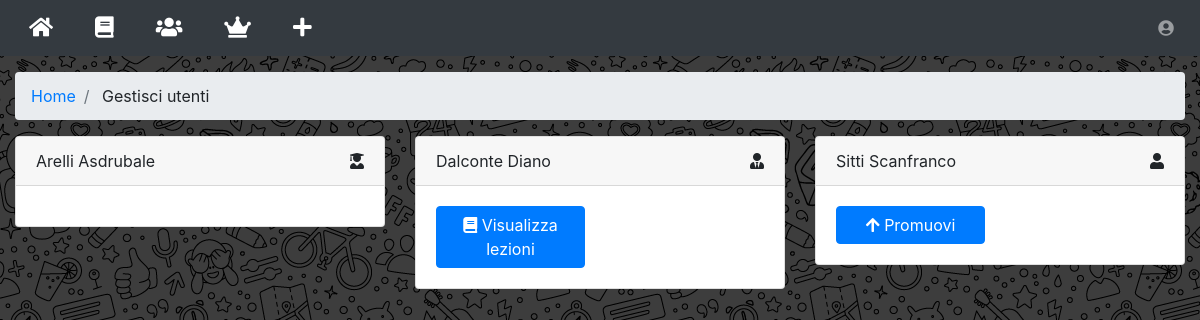
The app's page /utenti/index.php (signed in) with its own data.
### tables this page shows
CREATE TABLE `utenti` (
  `id` int(15) NOT NULL AUTO_INCREMENT,
  `email` varchar(100) NOT NULL,
  `password` varchar(40) NOT NULL,
  `nome` varchar(20) NOT NULL,
  `cognome` varchar(20) NOT NULL,
  `tipo` ENUM('studente', 'professore', 'admin') DEFAULT 'studente',
  `aiuti` BOOLEAN DEFAULT 1,
  `notifiche` BOOLEAN DEFAULT 1,
  PRIMARY KEY (`id`),
  UNIQUE KEY (`email`)
);

### src/connection.php (called while the page is built, shortened)
<?php
  function query($sql){
    $conn = new mysqli("localhost", "root", "", "appRendiamo");
    $tabella = array();
    $result = $conn->query($sql);
    if (isset($result->num_rows)){
      if ($result->num_rows == 0) {
        return $tabella;
      } else while($row = $result->fetch_assoc()){
        array_push($tabella, $row);
      }
      return $tabella;
    } else {
      $conn->close();
    }
  }
?>

### src/utenti/wrapper.php (the view)
<?php $utenti = query("SELECT * FROM utenti") ?>
<div class="container-fluid">
  <ol class="breadcrumb">
    <li class="breadcrumb-item">
      <a href="../home/">Home</a>
    </li>
    <li class="breadcrumb-item">
      Gestisci utenti
    </li>
  </ol>
  <div class="row">
    <?php foreach ($utenti as $utente): ?>
      <div class="col-xl-4 col-sm-12 col-md-6">
        <div class="card mb-3">
          <div class="card-header">
            <?php echo $utente['cognome'] ?>
            <?php echo $utente['nome'] ?>
            <a class="float-right">
              <?php if ($utente['tipo'] == 'admin'): ?>
                <i class="fas fa-user-graduate"></i>
              <?php elseif ($utente['tipo'] == 'professore'): ?>
                <i class="fas fa-user-tie"></i>
              <?php else: ?>
                <i class="fas fa-user"></i>
              <?php endif; ?>
            </a>
          </div>
          <div class="card-body row">
            <div class="col-6">
              <?php if ($utente['tipo'] == 'admin'): ?>
              <?php elseif ($utente['tipo'] == 'professore'): ?>
                <button class="btn btn-block btn-primary">
                  <i class="fas fa-book"></i> Visualizza lezioni
                </button>
              <?php else: ?>
                <button class="btn btn-block btn-primary">
                  <i class="fas fa-arrow-up"></i> Promuovi
                </button>
              <?php endif; ?>
            </div>
          </div>
        </div>
      </div>
    <?php endforeach; ?>
  </div>
</div>

### records on screen
utenti: cognome "Arelli", nome "Asdrubale", tipo "admin" (drawn)
utenti: cognome "Dalconte", nome "Diano", tipo "professore" (drawn)
utenti: cognome "Sitti", nome "Scanfranco", tipo "studente" (drawn)
